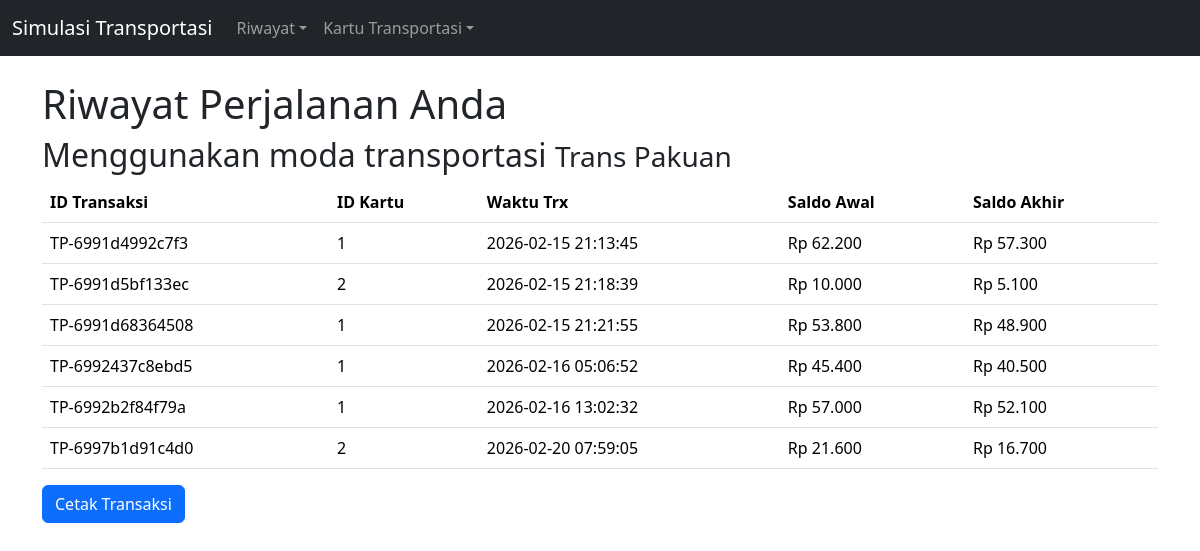
The page /?page=riwayat_tp on the database as committed earlier.
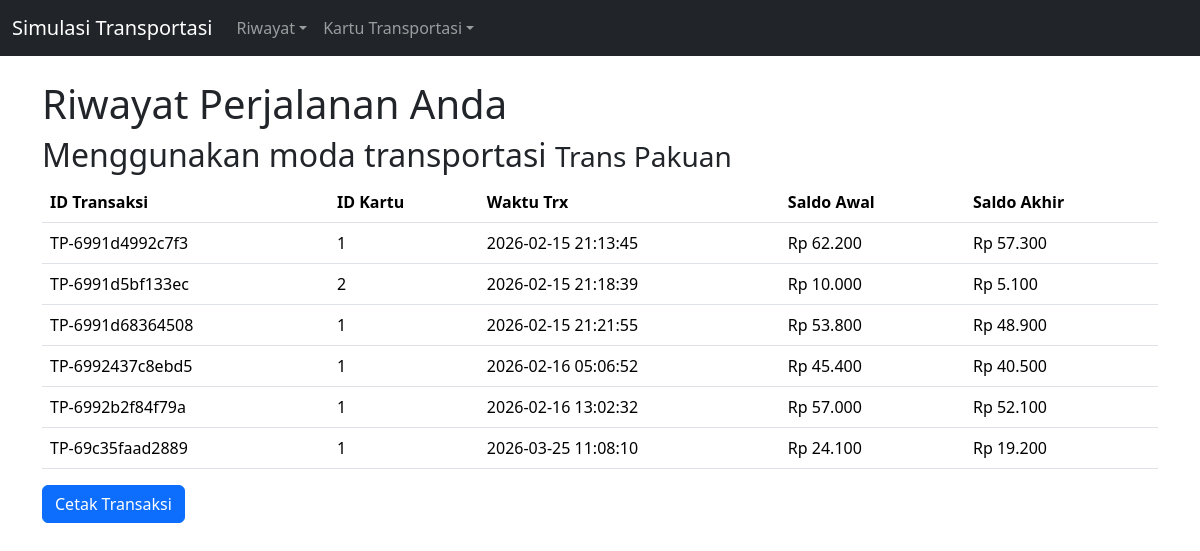
The same page on the database as committed later.
### tables this page shows
CREATE TABLE `tb_riwayat_trx_tp` (
  `id_trx` varchar(16) NOT NULL,
  `id_kartu` int(11) NOT NULL,
  `waktu_trx` datetime NOT NULL,
  `saldo_awal` int(11) NOT NULL,
  `saldo_akhir` int(11) DEFAULT NULL
);

### inc/riwayat/riwayat_tp.php (the view, shortened to what this page needs)
<div class="container" style="margin-top:80px">
	<h1>Riwayat Perjalanan Anda</h1>
	<h2>Menggunakan moda transportasi <small>Trans Pakuan</small></h2>
  	<table class="table table-hover">
	<thead>
		<tr>
		<th>ID Transaksi</th>
		<th>ID Kartu</th>
		<th>Waktu Trx</th>
		<th>Saldo Awal</th>
		<th>Saldo Akhir</th>
		</tr>
	</thead>
	<tbody>
		<?php
        $sql = mysqli_query($connect, "SELECT * from tb_riwayat_trx_tp") or die (mysql_error());
		$cek = mysqli_num_rows($sql);
		if($cek < 1){
			?>
			<tr>
				<td colspan="9" align="center" style="padding: 10px;">Data tidak ditemukan</td>
			</tr>
			<?php
		} else {
			while($data = mysqli_fetch_array($sql)){
			?>
				<tr>
					<td><?php echo $data['id_trx'];?></td>
					<td><?php echo $data['id_kartu'];?></td>
					<td><?php echo $data['waktu_trx'];?></td>
					<td><?php echo "Rp " . number_format($data['saldo_awal'], 0, ",", ".");?></td>
					<td><?php echo "Rp " . number_format($data['saldo_akhir'], 0, ",", ".");?></td>
				</tr>
			<?php
			}
		}
		?>
	</tbody>
	</table>
</div>
<div class="container">
	<button class="btn btn-primary" data-bs-toggle="modal" data-bs-target="#CetakTransaksi">Cetak Transaksi</button>
</div>

Rows that differ between the two databases and show on the page:
removed tb_riwayat_trx_tp: id_trx "TP-6997b1d91c4d0", id_kartu "2", waktu_trx "2026-02-20 07:59:05", saldo_awal "21.600", saldo_akhir "16.700"
added tb_riwayat_trx_tp: id_trx "TP-69c35faad2889", id_kartu "1", waktu_trx "2026-03-25 11:08:10", saldo_awal "24.100", saldo_akhir "19.200"
